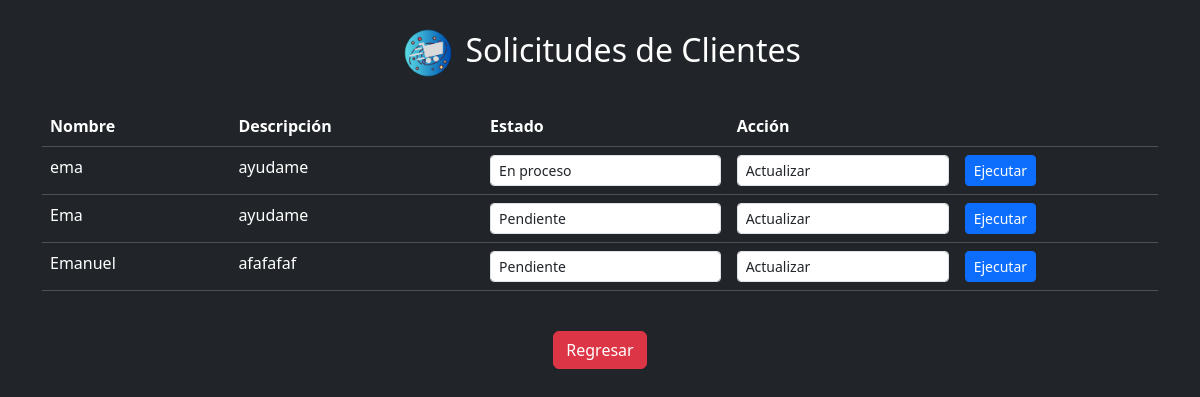
The page /solitcliente.php (signed in) on the database as committed earlier.
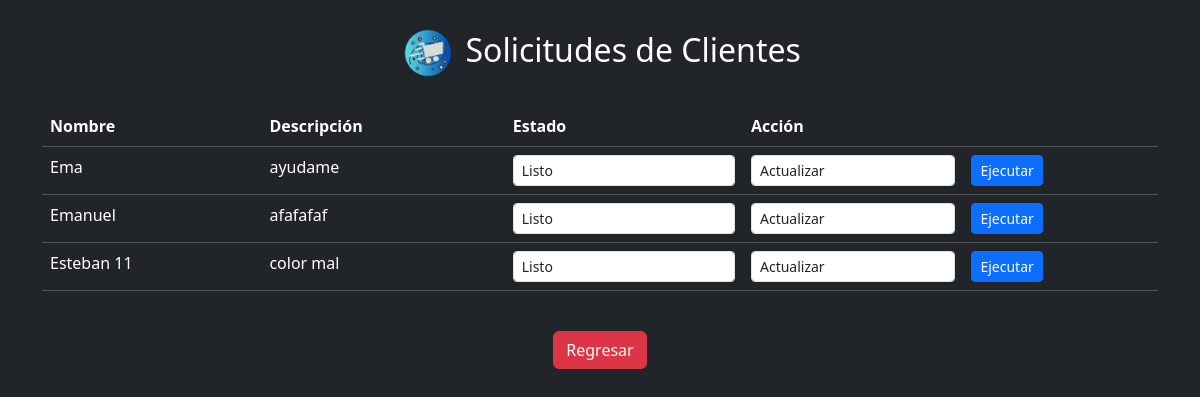
The same page on the database as committed later.
### tables this page shows
CREATE TABLE `solicitudes` (
  `id_solicitud` int(11) NOT NULL,
  `nombre` varchar(255) DEFAULT NULL,
  `categoria` varchar(255) DEFAULT NULL,
  `cantidad` int(11) DEFAULT NULL,
  `descripcion` text DEFAULT NULL,
  `estado` varchar(20) DEFAULT 'Pendiente',
  `fecha_solicitud` timestamp NOT NULL DEFAULT current_timestamp(),
  `id_usuario` int(11) DEFAULT NULL,
  `id_proveedor` int(11) DEFAULT NULL
);

### solitcliente.php (the view, shortened to what this page needs)
<?php
include_once 'conexion.php';
include_once("sweetarch.php");
$query = "SELECT s.id_solicitud, s.nombre, s.categoria, s.cantidad, s.descripcion, s.estado
          FROM solicitudes s
          INNER JOIN usuarios u ON s.id_usuario = u.id_usuario
          WHERE u.id_tipos = 2";
$statement = $con->prepare($query);
$statement->execute();
$solicitudes = $statement->fetchAll();
?>
<!DOCTYPE html>
<html lang="en">
<head>
    <link rel="stylesheet" href="CSS/bootstrap.min.css">
    <link rel="stylesheet" href="CSS/alerta.css">
</head>
<body>
    <div class="container">
        <h2 class="text-center mt-4 mb-4">
            <img class="m-1" src="IMG/Spacemark ico_transparent.ico" alt="SpaceMark Logo" height="50">
            Solicitudes de Clientes
        </h2>
        <div class="table-container">
            <table class="table table-dark">
                <thead>
                    <tr>
                        <th scope="col">Nombre</th>
                        <th scope="col">Descripción</th>
                        <th scope="col">Estado</th>
                        <th scope="col">Acción</th>
                        <th scope="col"></th>
                    </tr>
                </thead>
                <tbody>
                    <?php foreach ($solicitudes as $solicitud): ?>
                    <tr>
                        <td><?php echo htmlspecialchars($solicitud['nombre']); ?></td>
                        <td><?php echo htmlspecialchars($solicitud['descripcion']); ?></td>
                        <td>
                            <form method="post" action="">
                                <select name="estado" class="form-control form-control-sm">
                                    <option value="Pendiente" <?php echo ($solicitud['estado'] == 'Pendiente') ? 'selected' : ''; ?>>Pendiente</option>
                                    <option value="En proceso" <?php echo ($solicitud['estado'] == 'En proceso') ? 'selected' : ''; ?>>En proceso</option>
                                    <option value="Listo" <?php echo ($solicitud['estado'] == 'Listo') ? 'selected' : ''; ?>>Listo</option>
                                </select>
                        </td>
                        <td>
                            <select name="accion" class="form-control form-control-sm">
                                <option value="actualizar">Actualizar</option>
                            </select>
                        </td>
                        <td>
                            <button type="submit" class="btn btn-primary btn-sm">Ejecutar</button>
                        </td>
                    </tr>
                    <?php endforeach; ?>
                </tbody>
            </table>
        </div>
    </div>
    <div class="container text-center mt-4">
        <a href="index.php" class="btn btn-danger">Regresar</a>
    </div>
</body>
</html>

Rows that differ between the two databases and show on the page:
removed solicitudes: nombre "ema", descripcion "ayudame", estado "En proceso"
changed solicitudes "Ema": estado "Pendiente" → "Listo"
changed solicitudes "Emanuel": estado "Pendiente" → "Listo"
added solicitudes: nombre "Esteban 11", descripcion "color mal", estado "Listo"
